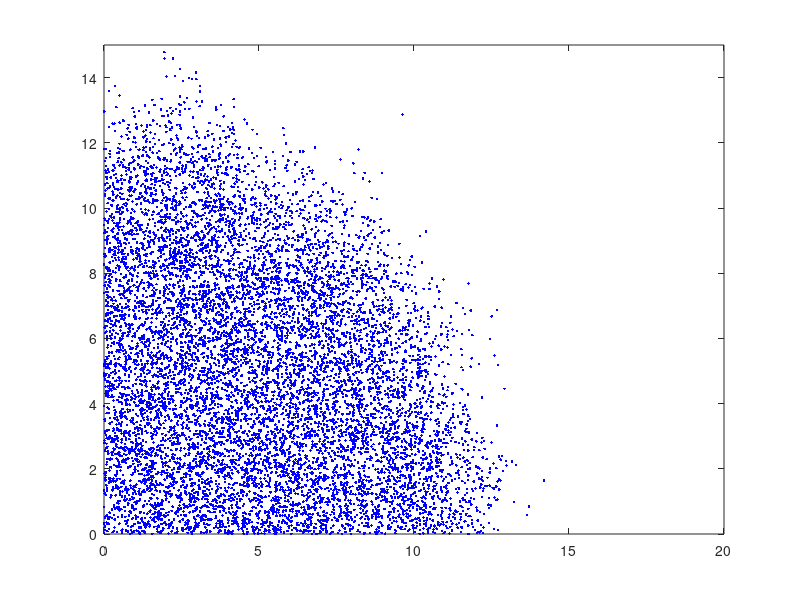

The MATLAB source for this figure:
% FKPP - version individu-centre 2D avec remplacement
% Des individus sont distribues sur un intervalle
% Certains mutants sont porteurs d'un gene favorable qui donne
% un avantage de croissance r
% Tous les individus de deplacent selon une marche aleatoire avec 
% des sauts en sqrt(2*D) 
% Les wild-types (non-porteurs) on un taux de croissance 0
% A chaque reproduction d'un mutant, l'individu le plus
% proche est remplace par la progeniture
% Le nombre total d'individu est constant = N0
% la croissance est limitee par le fait la probabilite de remplacer un
% wild-type est de 1 - umut, ou umut est
% la densite de population de mutant
%
% prob(mutant en x se reproduise) = dt*r
% prob(remplacer un wild-type) ~ (1-u(x))
%
% NB: ksdensity pas utilise car trop lent!

%% parametre des equations
r = 0.5;        % taux de croissance
D = 0.1;        % coefficient de diffusion

%% parametres de simulation, espace
% x in [x0,x1]
h = 0.1;        % intervalle de discretisation spatiale
Sx = 20.0;      % longueur de l'intervalle en X
Sy = 15.0;      % longueur de l'intervalle en Y
x0 = 0;         % bord gauche de l'intervalle
x1 = Sx;         % bord droit de l'intervalle
xi = x0:h:x1;   % discretisation
JX = length(xi); % nombre de points de discretisation

y0 = 0;         % bord gauche de l'intervalle
y1 = Sy;         % bord droit de l'intervalle
yi = y0:h:y1;   % discretisation
JY = length(yi); % nombre de points de discretisation

%% Individu-centre
N0 = 30000;   % population totale

% chaque individu possede une position x et trait g
% g = 1 : gene favorable (mutants)
% g = 0 : pas de gene favorable
x = x0 + Sx*rand([N0,1]); % individus distribues sur [x0,x1]
y = y0 + Sy*rand([N0,1]); % individus distribues sur [y0,y1]
g = false(1,N0);
g( x < Sx/10 & y < Sy/10 ) = true; % individus sur la gauche de l'intervalle sont porteurs
w = zeros(1,N0);     % probabilite pour l'individu de se reproduire

%% parametres de simulation, temps
t0 = 0;
tfinal = 30.0; 
t = t0;
dt = 0.1

%% Initialisation
figure(1); clf;
% plot(x(g),y(g),'b.',x(~g),y(~g),'r.') % chaque point est un individu
% (porteur en bleu et wild-type en rouge)
plot(x(g),y(g),'b.') % chaque point est un individu porteur

%% BOUCLE PRINCIPALE
tic
while t < tfinal
    drawnow;
    % on calcule pour chaque mutant une probabilite de se reproduire
    % (les individus non porteurs ne se reproduisent pas)
    
    w  = dt*r*g;                                   % probabilite de se reproduire
    irep = find(rand(1,N0) < w);                 % realisation 
    % un individu se reproduisant remplace l'individu le plus proche
    % (autre que lui-meme)
    % la probabilite de choisir un wild-type est environ 1-umut 
    for i = 1:length(irep) 
        [~,rempl] = min((x - x(irep(i))).^2 ...
           + (y - y(irep(i))).^2 ... 
           + 10*(x == x(irep(i))).*(y == y(irep(i))));
        g(rempl) = true;
    end
    
    % on deplace les individu en marche aleatoire
    x = x + sqrt(dt)*sqrt(2*D)*randn(size(x));
    x = abs(x); % condition en x0 reflechissant
    y = y + sqrt(dt)*sqrt(2*D)*randn(size(y));
    y = abs(y); % condition en x0 reflechissant
    
    % affichage
    % plot(x(g),y(g),'b.',x(~g),y(~g),'r.') % chaque point est un individu
    % (porteur en bleu et wild-type en rouge)
    plot(x(g),y(g),'b.') % chaque point est un individu porteur

    axis([0, Sx, 0, Sy]);
    t = t + dt;
    fprintf('t = %.5f, Nmut = %d\n',t, sum(g));
end
toc